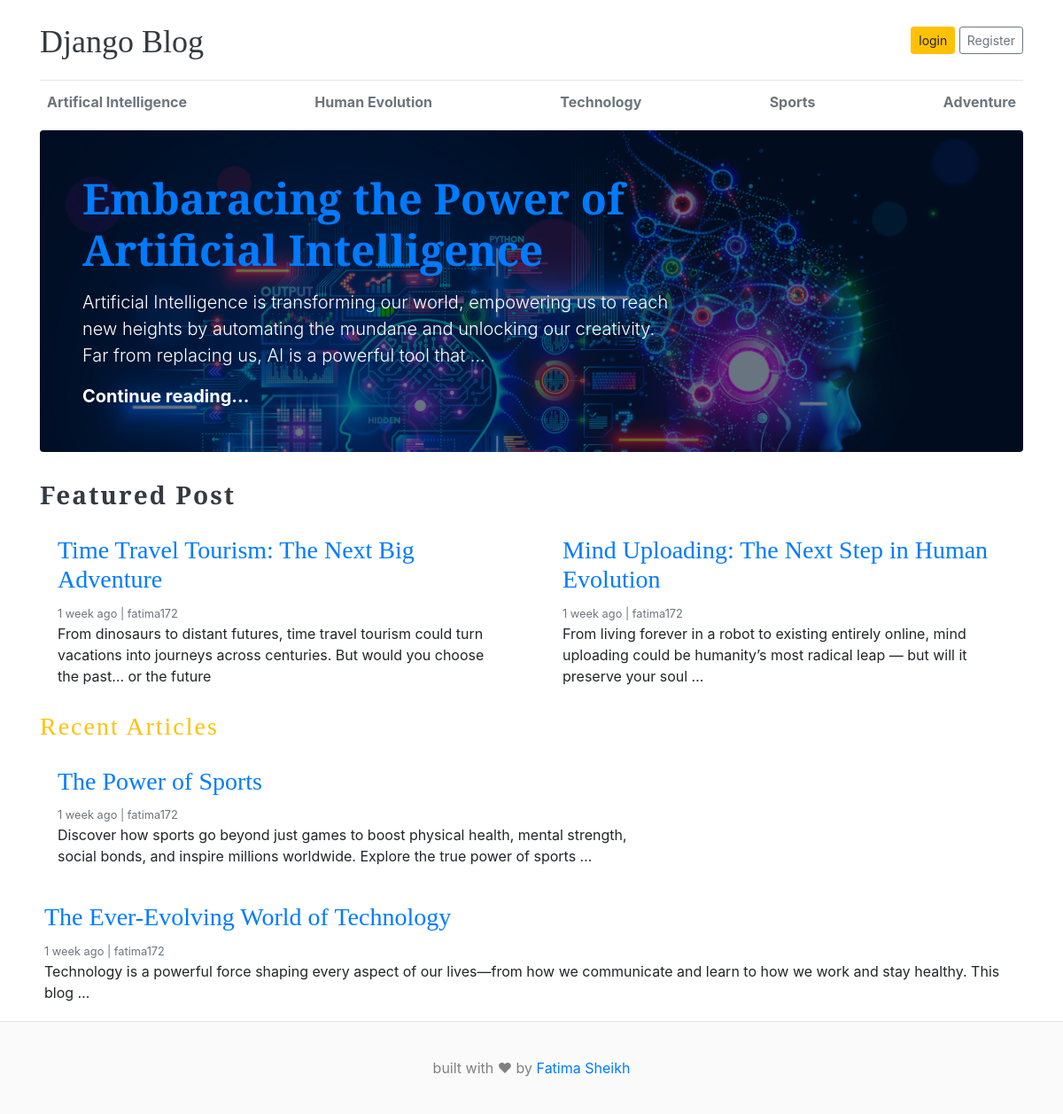
The page / on the database its author committed.
### blogs/models.py (models this page shows, shortened)
class Category(models.Model):
    category_name = models.CharField(max_length=50 , unique=True)
    created_at = models.DateTimeField(auto_now_add=True)
    updated_at = models.DateTimeField(auto_now=True)
    class Meta:
        verbose_name_plural = 'Categories'

class Blogs(models.Model):
    title = models.CharField(max_length=100 , unique=True)
    slug = models.SlugField(unique=True , blank=True)
    category = models.ForeignKey(Category, on_delete=models.CASCADE )
    author = models.ForeignKey(User , on_delete=models.CASCADE)
    blog_image = models.ImageField(upload_to = 'uploads/%y/%m/%d/')
    short_description =  models.TextField(max_length=500)
    blog_body = models.TextField(max_length= 6000)
    status = models.CharField(max_length=100 , choices= STATUS_CHOICE, default='draft')
    is_featured = models.BooleanField(default=False)
    created_at = models.DateTimeField(auto_now_add=True)
    updated_at = models.DateTimeField(auto_now=True)
    class Meta:
        verbose_name_plural = 'blogs'
    def __str__(self):
        return self.title

### blog_main/views.py (the view)
# urls.py: path('' , views.home , name="home"),
def home(request):
    categories = Category.objects.all()
    featured_post = Blogs.objects.filter(is_featured=True , status='published')
    post = Blogs.objects.filter(is_featured=False , status='published')
    print(post)
    context = {
        'categories': categories,
        'featured_post': featured_post,
        'post': post,
    }
    return render(request , 'home.html' , context)

### blogs/context_processors.py (called while the page is built)
def get_categories(request):
    categories = Category.objects.all()
    return dict(categories=categories)

### templates/home.html (shortened to what this page needs)
{% extends 'base/base.html' %}
{% block contnt %}
{% for post in featured_post %}
 {% if forloop.first %}
<div class="jumbotron p-3 p-md-5 text-white rounded bg-dark" style="background-image: url({{ post.blog_image.url }});background-blend-mode: overlay;background-size:cover;">
    <div class="col-md-8 px-0">
      <h1 class="display-4 font-sans" style="color: rgb(255, 215, 141); font-weight: bold;"><a href="{% url 'blogs' post.slug %}">{{ post.title }}</a></h1>
      <p class="lead my-3">{{ post.short_description | truncatewords:30 }}</p>
      <p class="lead mb-0"><a href="#" class="text-white font-weight-bold">Continue reading...</a></p>
    </div>
  </div>
 {% endif %}
{% endfor %}
  <h3 class="text-dark font-weight-bold" style="letter-spacing:2px;">Featured Post</h3>
  <div class="row mb-2">
    {% for post in featured_post%}
    {% if not forloop.first %}
    <div class="col-md-6">
      <div class="card border-0" >
        <div class="card-body">
          <h3><a href="{% url 'blogs' post.slug %}">{{ post.title }}</a></h3>
          <small class="mb-1 text-muted">{{ post.created_at | timesince}} ago | {{ post.author }}</small>
          <p class="card-text">{{ post.short_description | truncatewords:25 }}</p>
        </div>
      </div>
    </div>
     {% endif %}
    {% endfor %}
  </div>
    <h3 class="text-warning" style="letter-spacing:2px;">Recent Articles</h3>
  <main role="main" class="container p-0">
    <div class="row">
      <div class="col-md-8 blog-main">
        {% for post in post %}
        <div class="card border-0" >
        <div class="card-body">
          <h3><a href="{% url 'blogs' post.slug %}">{{ post.title }}</a></h3>
          <small class="mb-1 text-muted">{{ post.created_at | timesince}} ago | {{ post.author }}</small>
          <p class="card-text">{{ post.short_description | truncatewords:25 }}</p>
        </div>
      </div>
      </div>
      {% endfor %}
    </div>
{% endblock %}

### templates/base/header.html (shortened to what this page needs)
{% load static %}
<!DOCTYPE html>
<html lang="en">
<head>
    <link href="https://getbootstrap.com/docs/4.0/dist/css/bootstrap.min.css" rel="stylesheet">
    <link href={% static 'css/blog.css'%} rel="stylesheet">
  </head>
<body>
    <div class="container">
      <header class="blog-header py-3">
        <div class="row flex-nowrap justify-content-between align-items-center">
          <div class="col-8 pt-1">
            <a class="blog-header-logo text-dark" href="/">Django Blog</a>
          </div>
          <div class="col-4 d-flex justify-content-end align-items-center">
            {% if not user.is_authenticated %}
            <a class="btn btn-sm btn-warning" href="{% url 'login' %}">login</a> &nbsp;
            <a class="btn btn-sm btn-outline-secondary" href="{% url 'register' %}">Register</a>
            {% else %}
            <span>You are logged in as {{ user }}</span>
            <span><a href="{% url 'logout' %}">logout</a></span>
            {% endif %}
          </div>
        </div>
      </header>
      <div class="nav-scroller py-1 mb-2 font-weight-bold" style="color: black;">
        <nav class="nav d-flex justify-content-between">
          {% for cat in categories %}
           <a class="p-2 text-muted" href="{% url 'post_by_category' cat.id %}">{{cat.category_name}}</a>
          {% endfor %}
        </nav>
      </div>

### static/css/blog.css (style rules this page uses)
.blog-header { border-bottom: 1px solid #e5e5e5; }
.blog-header-logo { font-family: "Playfair Display", Georgia, "Times New Roman", serif; font-size: 2.25rem; }
h1, h2, h3, h4, h5, h6 { font-family: "Playfair Display", Georgia, "Times New Roman", serif; }
.display-4 { font-size: 2.5rem; }
@media (min-width: 768px) { .display-4 { font-size: 3rem; } }

### rows shown on the page
Category: category_name "Artifical Intelligence"
Category: category_name "Human Evolution"
Category: category_name "Technology"
Category: category_name "Sports"
Category: category_name "Adventure"
Blogs: blog_image (picture), title "Embaracing the Power of Artificial Intelligence", short_description "Artificial Intelligence is transforming our world, empowering us to reach new heights by automating the mundane and unlocking our creativity. Far from replacing us, AI is a powerful tool that …"
Blogs: title "Time Travel Tourism: The Next Big Adventure", created_at "1 week", author "fatima172", short_description "From dinosaurs to distant futures, time travel tourism could turn vacations into journeys across centuries. But would you choose the past… or the future"
Blogs: title "Mind Uploading: The Next Step in Human Evolution", created_at "1 week", author "fatima172", short_description "From living forever in a robot to existing entirely online, mind uploading could be humanity’s most radical leap — but will it preserve your soul …"
Blogs: title "The Power of Sports", created_at "1 week", author "fatima172", short_description "Discover how sports go beyond just games to boost physical health, mental strength, social bonds, and inspire millions worldwide. Explore the true power of sports …"
Blogs: title "The Ever-Evolving World of Technology", created_at "1 week", author "fatima172", short_description "Technology is a powerful force shaping every aspect of our lives—from how we communicate and learn to how we work and stay healthy. This blog …"
